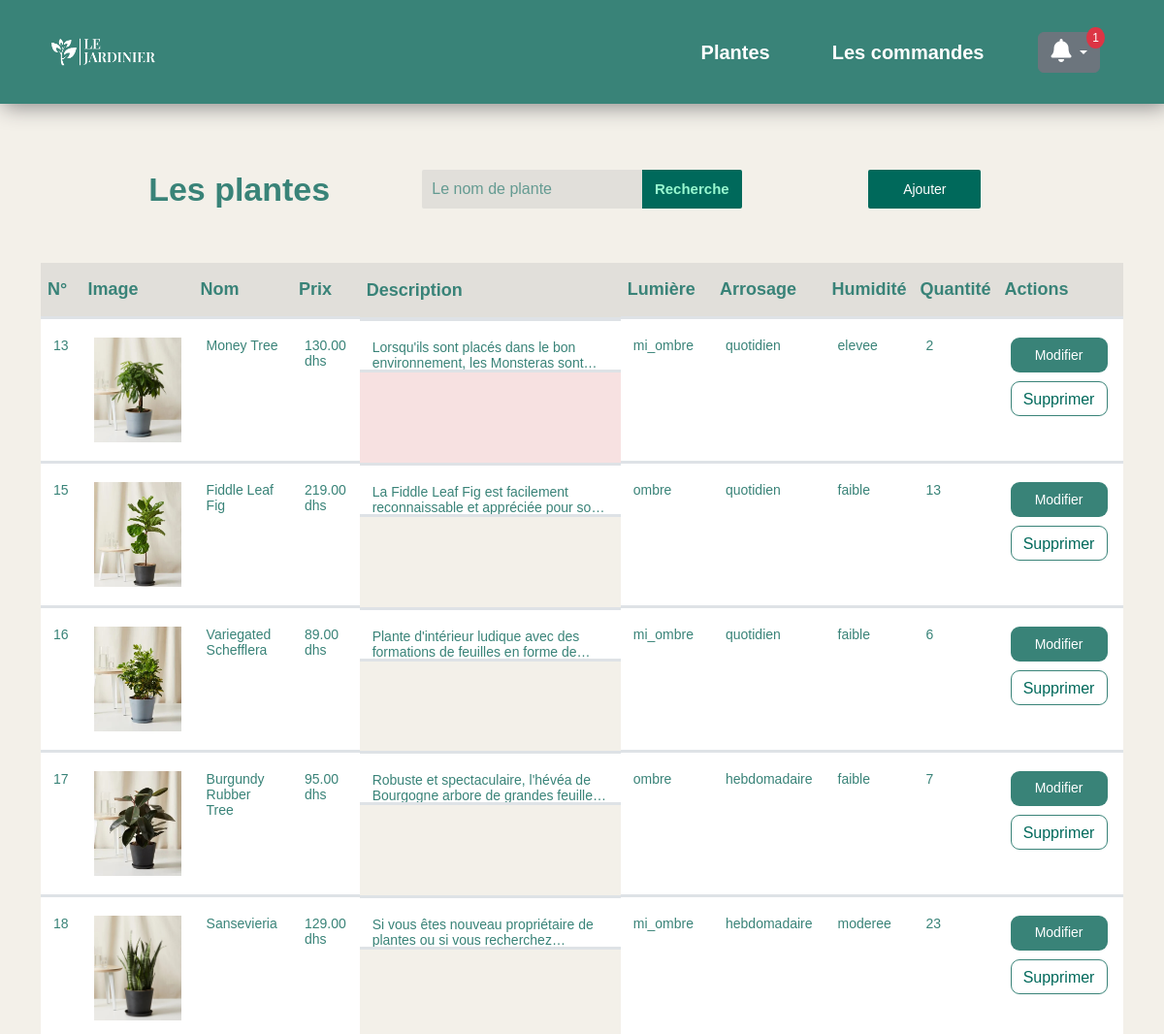
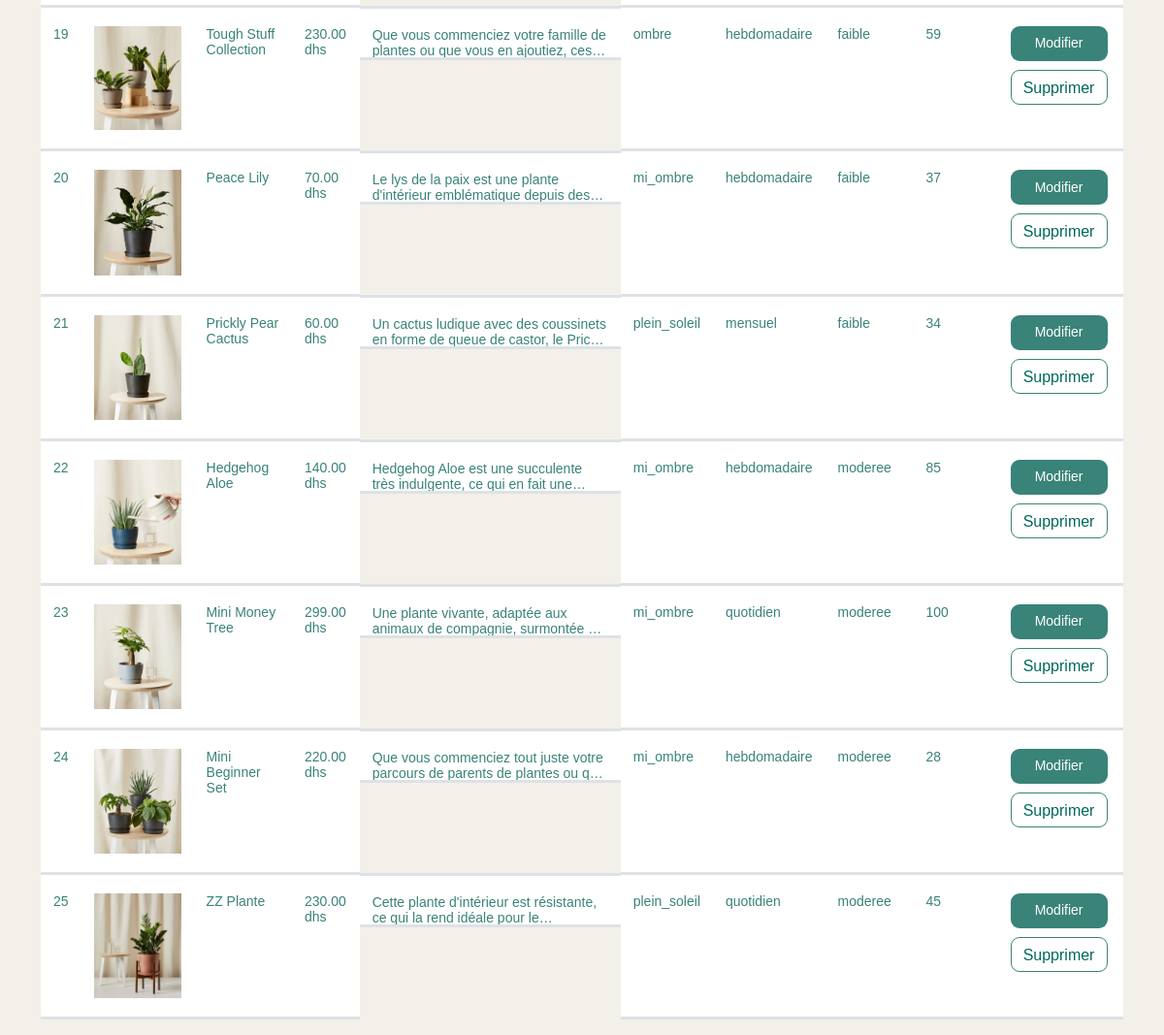
The page /admin/plantes.php on the database its author committed (2 pictures, top to bottom).
### tables this page shows
CREATE TABLE `plant` (
  `id_plant` int(11) NOT NULL,
  `nom_plant` varchar(255) DEFAULT NULL,
  `image` varchar(222) NOT NULL,
  `prix` decimal(10,2) DEFAULT NULL,
  `description` text DEFAULT NULL,
  `lumiere` varchar(255) DEFAULT NULL,
  `arrosage` varchar(255) DEFAULT NULL,
  `humidite` varchar(255) DEFAULT NULL,
  `quantite` int(11) DEFAULT NULL
);

### admin/plantes.php (the view, shortened to what this page needs)
<html lang="en">
<?php
require "../connection.php";
require "./navbar.php";
?>
<body>
    <div class="container ll">
        <div class="filter">
            <div class="row">
                <div class="col-lg-4 text-center justify-content-center">
                    <h1 class="grtitre">Les plantes</h1>
                </div>
                <div class="col-lg-4 text-center justify-content-center">
                    <form action="" method="post" class="d-flex align-items-center justify-content-center mb-3">
                        <input type="text" name="search" placeholder="Le nom de plante" class="input-search" />
                        <input type="submit" name="btn" value="Recherche" class="btn btn-1" />
                    </form>
                </div>
                <div class="col-lg-4 text-center justify-content-center">
                    <button class="btn btn-1">
                        <a href="ajoute.php" class="link-1 text-decoration-none">Ajouter</a>
                    </button>
                </div>
            </div>
        </div>
        <?php
        if (empty($_POST['search'])) {
            $query =  "SELECT * FROM plant";
            $stmt = $pdo->prepare($query);
            $stmt->execute();
            $rows = $stmt->fetchAll(PDO::FETCH_ASSOC);
            $table = "<table class='table'>
                <thead>
                    <tr>
                        <th scope='col'>N°</th>
                        <th scope='col'>Image</th>
                        <th scope='col'>Nom</th>
                        <th scope='col'>Prix</th>
                        <th scope='col'>Description</th>
                        <th scope='col'>Lumière</th>
                        <th scope='col'>Arrosage</th>
                        <th scope='col'>Humidité</th>
                        <th scope='col'>Quantité</th>
                        <th scope='col'>Actions</th>
                    </tr>
                </thead>
                <tbody>";
            foreach ($rows as $row) {
                $table .= "<tr>
                    <td>" . $row['id_plant'] . "</td>
                    <td><img src='../images/" . $row['image'] . "' width='90px'/></td>
                    <td>" . $row['nom_plant'] . "</td>
                    <td>" . $row['prix'] . " dhs</td>
                    <td class='description-truncate'>". $row['description']." ></td>
                    <td>" . $row['lumiere'] . "</td>
                    <td>" . $row['arrosage'] . "</td>
                    <td>" . $row['humidite'] . "</td>
                    <td>" . $row['quantite'] . "</td>
                    <td>
                        <button class='btn btn-modif'>
                        <a class='text-decoration-none link-1' href='modifier.php?id_plant=" . $row['id_plant'] . "'>Modifier</a>
                        </button>
                        <button type='button' class='btn btn-supp' data-bs-toggle='modal' data-bs-target='#exampleModal-" . $row['id_plant'] . "'>Supprimer</button>
                    </td>
                </tr>";
            }
            echo $table;
            echo "</tbody></table>";
        }
        ?>
    </div>
</body>
</html>

### admin/navbar.php (shortened to what this page needs)
<?php
require "../connection.php";
    $query =  "SELECT * FROM plant";
    $stmt = $pdo->prepare($query);
    $stmt->execute();
    $rows = $stmt->fetchAll(PDO::FETCH_ASSOC);
    $lowStockPlants = [];
    foreach ($rows as $row) {
        if ($row['quantite'] < 5) {
            $lowStockPlants[] = $row;
        }
    }
?>
<!DOCTYPE html>
<html lang="en">
<head>
    <link href="https://cdnjs.cloudflare.com/ajax/libs/font-awesome/5.10.0/css/all.min.css" rel="stylesheet">
    <link href="https://cdn.jsdelivr.net/npm/bootstrap@5.3.0-alpha1/dist/css/bootstrap.min.css" rel="stylesheet"
>
    <link href="https://cdnjs.cloudflare.com/ajax/libs/font-awesome/5.10.0/css/all.min.css" rel="stylesheet">
    <link rel="stylesheet" href="style.css?v=<?php echo time(); ?>">
</head>
<body>
    <header>
        <nav class="navbar navbar-expand-lg navbar-scroll fixed-top shadow-0">
            <div class="container">
                <a href="plantes.php" class="navbar-brand"><img class="logo" src="../images/logo.png"
                        alt="Logo" width="70px"></a>
                <div class="collapse navbar-collapse" id="navbarSupportedContent">
                    <ul class="navbar-nav ms-auto">
                        <li class="nav-item">
                            <a class='text-decoration-none nav-link link' aria-current="page" href="plantes.php">Plantes</a>
                        </li>
                        <li class="nav-item">
                            <a class='text-decoration-none nav-link link' href="commandes.php">Les commandes</a>
                        </li>
                        <li class="nav-item">
                            <div class="dropdown">
                                <button class="btn btn-secondary dropdown-toggle" type="button"
                                    id="notificationDropdown" data-bs-toggle="dropdown" aria-expanded="false">
                                    <span class="notification-icon">
                                        <i class="fas fa-bell"></i>
                                    </span>
                                    <?php if (count($lowStockPlants) > 0): ?>
                                    <span class="notification-badge"><?php echo count($lowStockPlants); ?></span>
                                    <?php endif; ?>
                                </button>
                            </div>
                        </li>
                    </ul>
                </div>
            </div>
        </nav>
    </header>
</body>
</html>

### admin/style.css (style rules this page uses)
body { font-family: 'Inter'; background-color: #FCF9F3; }
.navbar { background: #398378; height: 107px; box-shadow: 3px 3px 21px #8a8888; }
.navbar-brand { margin-right: 1rem; }
.logo { width: 129px; }
.navbar-nav { flex-direction: row; align-items: center; }
.nav-item { padding: 24px; }
.link { color: white; font-style: normal; font-weight: 700; font-size: 20px; }
.notification-icon { position: relative; display: inline-block; }
.notification-badge { position: absolute; top: -5px; right: -5px; background-color: red; color: white; font-size: 12px; padding: 3px 6px; border-radius: 50%; }
body { font-family: Arial, sans-serif; background-color: #F3F0E9; }
input[type="text"], input[type="number"], textarea, select.form-control.form-select.border-0.py-3 { width: 100%; padding: 10px; border: 1px solid #ddd; border-radius: 4px; font-size: 16px; background-color: rgba(57, 131, 120, 0.1); color: #398378c9; }
::placeholder { color: rgba(57, 131, 120, 0.74); }

### admin/navbar.php (style rules this page uses)
.notification-badge { background-color: #dc3545; color: #fff; font-size: 12px; padding: 2px 6px; border-radius: 50%; }
.notification-icon { position: relative; }
.notification-icon .fas.fa-bell { font-size: 1.5rem; }

### admin/plantes.php (style rules this page uses)
.container.ll { margin-top: 135px; }
.filter { padding: 40px; }
h1.grtitre { font-size: 34px; font-weight: 700; color: #398378; }
input.input-search { width: 249px; border: none; padding: 6px 9px 6px 10px; height: 40px; background: #e1dfda!important; border-radius: 2px 0px 0px 2px; }
input.btn.btn-1 { color: #98F9D0; background-color: #00695B; font-weight: 700; font-size: 15px; border-radius: 0px 2px 2px 0px; width: 110px; height: 40px; }
button.btn.btn-1 { background-color: #00695B; height: 40px; border-radius: 2px 2px 2px 2px; width: 116px; }
button.btn.btn-modif { background-color: #398378; height: 36px; border-radius: 9px; width: 100px; margin-bottom: 9px; }
button.btn.btn-supp { color: #00695b; border-radius: 9px; border: 0.8px solid #398378; width: 100px; height: 36px; }
::placeholder { color: rgba(57, 131, 120, 0.74); }
a.link-1 { color: #ffffff; font-weight: 400; font-size: 14px; }
form.d-flex { margin-bottom: 20px; }
.table { width: 100%; background-color: #F3F0E9; width: 100%; border-collapse: collapse; border-radius: 6px; }
.table th { padding: 17px 7px; text-align: left; font-weight: 700; background: rgb(225 223 218); font-size: 18px; color: #398378; }
.table td { padding: 19px 13px; font-size: 14px; color: #398378; border-block-width: 3px; }
tr.low-stock { background-color: #f7e1e1; }
.description-truncate { max-height: 4em; overflow: hidden; display: -webkit-box; -webkit-line-clamp: 2; -webkit-box-orient: vertical; }

### rows shown on the page
plant: id_plant "13", image (picture), nom_plant "Money Tree", prix "130.00", description "Lorsqu'ils sont placés dans le bon environnement, les Monsteras…", lumiere "mi_ombre", arrosage "quotidien", humidite "elevee", quantite "2"
plant: id_plant "15", image (picture), nom_plant "Fiddle Leaf Fig", prix "219.00", description "La Fiddle Leaf Fig est facilement reconnaissable et appréciée pour…", lumiere "ombre", arrosage "quotidien", humidite "faible", quantite "13"
plant: id_plant "16", image (picture), nom_plant "Variegated Schefflera", prix "89.00", description "Plante d'intérieur ludique avec des formations de feuilles en forme…", lumiere "mi_ombre", arrosage "quotidien", humidite "faible", quantite "6"
plant: id_plant "17", image (picture), nom_plant "Burgundy Rubber Tree", prix "95.00", description "Robuste et spectaculaire, l'hévéa de Bourgogne arbore de grandes…", lumiere "ombre", arrosage "hebdomadaire", humidite "faible", quantite "7"
plant: id_plant "18", image (picture), nom_plant "Sansevieria", prix "129.00", description "Si vous êtes nouveau propriétaire de plantes ou si vous…", lumiere "mi_ombre", arrosage "hebdomadaire", humidite "moderee", quantite "23"
plant: id_plant "19", image (picture), nom_plant "Tough Stuff Collection", prix "230.00", description "Que vous commenciez votre famille de plantes ou que vous en ajoutiez,…", lumiere "ombre", arrosage "hebdomadaire", humidite "faible", quantite "59"
plant: id_plant "20", image (picture), nom_plant "Peace Lily", prix "70.00", description "Le lys de la paix est une plante d'intérieur emblématique depuis…", lumiere "mi_ombre", arrosage "hebdomadaire", humidite "faible", quantite "37"
plant: id_plant "21", image (picture), nom_plant "Prickly Pear Cactus", prix "60.00", description "Un cactus ludique avec des coussinets en forme de queue de castor, le…", lumiere "plein_soleil", arrosage "mensuel", humidite "faible", quantite "34"
plant: id_plant "22", image (picture), nom_plant "Hedgehog Aloe", prix "140.00", description "Hedgehog Aloe est une succulente très indulgente, ce qui en fait…", lumiere "mi_ombre", arrosage "hebdomadaire", humidite "moderee", quantite "85"
plant: id_plant "23", image (picture), nom_plant "Mini Money Tree", prix "299.00", description "Une plante vivante, adaptée aux animaux de compagnie, surmontée…", lumiere "mi_ombre", arrosage "quotidien", humidite "moderee", quantite "100"
plant: id_plant "24", image (picture), nom_plant "Mini Beginner Set", prix "220.00", description "Que vous commenciez tout juste votre parcours de parents de plantes ou…", lumiere "mi_ombre", arrosage "hebdomadaire", humidite "moderee", quantite "28"
plant: id_plant "25", image (picture), nom_plant "ZZ Plante", prix "230.00", description "Cette plante d'intérieur est résistante, ce qui la rend idéale pour…", lumiere "plein_soleil", arrosage "quotidien", humidite "moderee", quantite "45"

### other values the page prints
count($lowStockPlants) "1"
